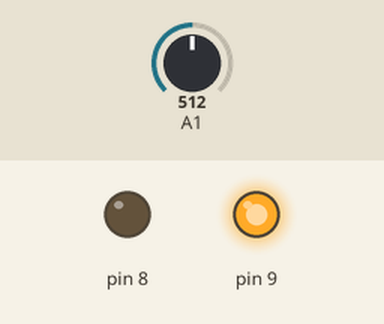
Bench run of a sketch on a simulated Arduino Uno, built with avr-gcc and run on an emulated ATmega328P. On the bench: output pins drawn as LEDs (lit = HIGH). The test bench sets the inputs (shaded band); at power-on: A1 = 512.

Above: at 7.4 s.
7.5 s: A1 set to 539
At 13.0 s:
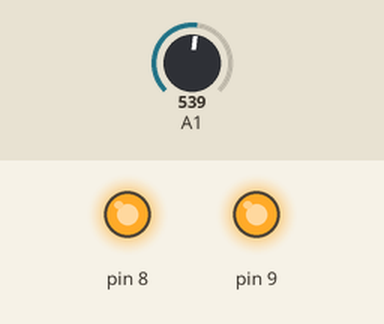
At 19.7 s:
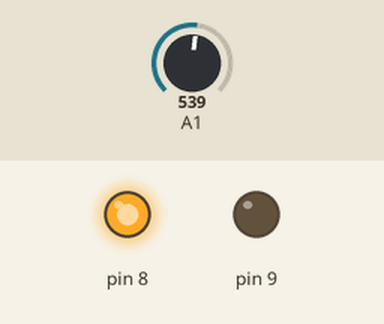
Timing chart, 0 to 21.9 s (numbered marks = the images above; inputs shaded):
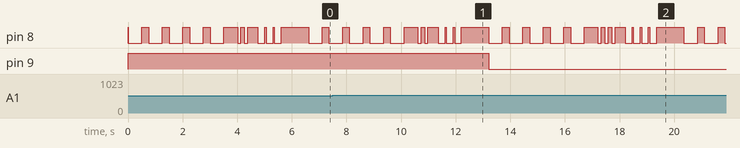

Measured:
- the behaviour switches between 520 and 521 on A1 (found by bisection; images 0 and 1)
- after the input at 7.5 s, pin 9: HIGH → LOW after 5.7 s

The sketch:

flash2.ino
```cpp
#include <Arduino.h>

float readval =0;
const float voltage_divide = 10.0;
const float voltage_ref = 1.1;

const float volt_minA = 0.8;
const float volt_maxA = 1.4;
const float volt_minB = 3.0;
const float volt_maxB = 4.2;

float volt_min = volt_minA + volt_minB;
float volt_max = volt_maxA + volt_maxB;

void setmux(int pinid){
  if(pinid == 2) ADMUX  = (ADMUX & 0xF0) | 0x01;
  if(pinid == 4) ADMUX  = (ADMUX & 0xF0) | 0x02;
  if(pinid == 3) ADMUX  = (ADMUX & 0xF0) | 0x03;
  if(pinid == 6) ADMUX  = (ADMUX & 0xF0) | 0x0F; //temp
  }

int readmux(){
  int readval = 0;
  ADCSRA |= 0x40;                  // ADC READ
  while(ADCSRA & 0x40);            // wait
  readval = (ADCH << 8) + ADCL;    // result
  return(readval);
  }

void setpin_Out(int pinid){
  DDRB |= 0x01 << pinid;
  }

void setpin_High(int pinid){
  PORTB |= (0x01 << pinid);
  }

void setpin_Low(int pinid){
  PORTB &= ~(0x01 << pinid);
  }

void setup() {

  ADCSRA = 0x03;                   // DISABLE ADC , PRESCALE = /8
  ADMUX  = (ADMUX & 0x0F) | 0x80;  // 1.1V REFERENCE
  ADCSRA |= 0x80;                  // ENABLE
  ADMUX  = (ADMUX & 0xF0) | 0x01;  // PORT-B2 READ-SELECT

  DDRB = 0x03;                     // PB 0,1,!5 OUTPUT MODE
  PORTB = 0x23;                     // PB 0,1,5 OUTPUT HIGH (pullup p5)

  delay(10);

  ADCSRA |= 0x40;                  // ADC READ
  while(ADCSRA & 0x40);            // wait
  readval = (ADCH << 8) + ADCL;    // result

  }


void statusPin(int pinid, float vread){

  float k = 0;

  byte tx = 0x01 << pinid;

  while ((k+1.0) < vread){  // long blink off per volt
    PORTB ^= tx; //off
    delay(500);
    PORTB ^= tx; //on
    delay(250);
    k += 1.0;
    }

  delay(250);
  while ((k+0.2) < vread){  //short blink off per 0.2 volt
    PORTB ^= tx; //off
    delay(125);
    PORTB ^= tx; //on
    delay(125);
    k += 0.2;
    }

  delay(250);
  while ((k+0.05) < vread){  //short blink on per 0.05 volt
    PORTB ^= tx; //off
    delay(250);
    PORTB ^= tx; //on
    delay(50);
    k += 0.05;
    }

  PORTB ^= tx; //off
  delay(250);
  PORTB ^= tx; //on

  }


void loop() {

  float voltread = (readval / 1023.0) * voltage_divide * voltage_ref;

  if(voltread >= volt_max){
    setpin_Low(1);
    }

  statusPin(0, voltread);

  delay(1000);

 // ADCSRA |= 0x40;                  // ADC READ
 // while(ADCSRA & 0x40);            // wait
 // readval = (ADCH << 8) + ADCL;    // result

 readval = readmux();

 }
```

extensions.cpp
```cpp
void setmux(int pinid){

  if(pinid == 2) ADMUX  = (ADMUX & 0xF0) | 0x01;
  if(pinid == 4) ADMUX  = (ADMUX & 0xF0) | 0x02;
  if(pinid == 3) ADMUX  = (ADMUX & 0xF0) | 0x03;
  if(pinid == 6) ADMUX  = (ADMUX & 0xF0) | 0x0F; //temp
  }


int readmux(){

  int readval = 0;
  ADCSRA |= 0x40;                  // ADC READ
  while(ADCSRA & 0x40);            // wait
  readval = (ADCH << 8) + ADCL;    // result
  return(readval);
  }


void setpin_Out(int pinid){
  DDRB |= 0x01 << pinid;
  }

void setpin_High(int pinid){
  PORTB |= (0x01 << pinid);
  }

void setpin_Low(int pinid){
  PORTB &= ~(0x01 << pinid);
  }
```
